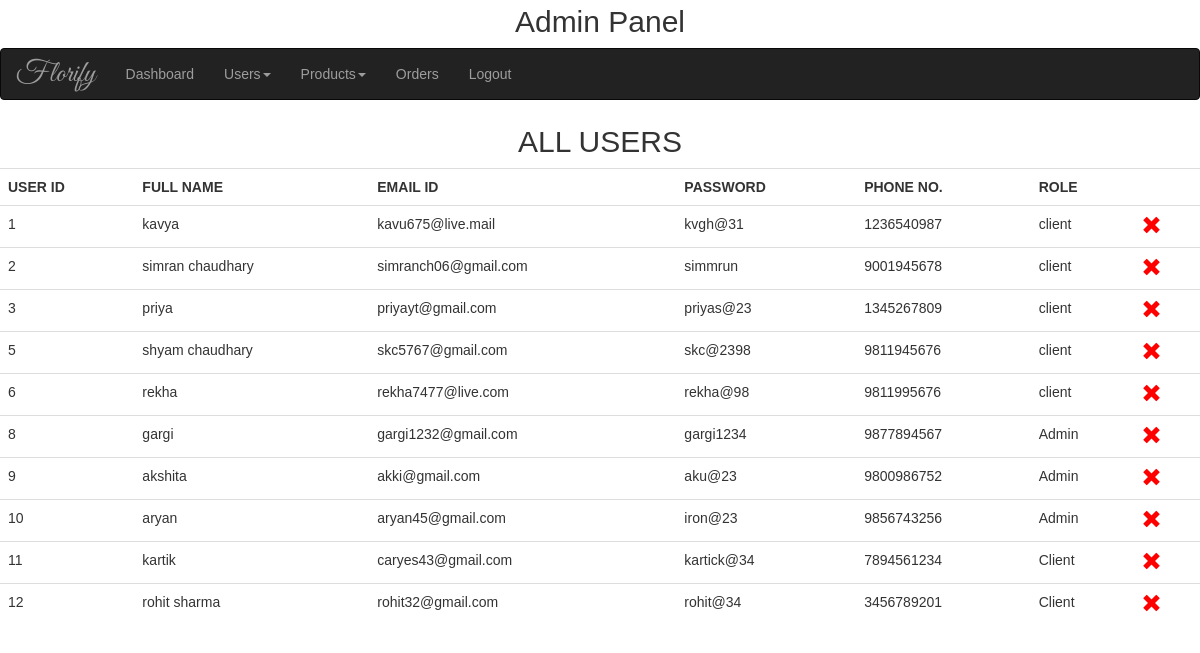
/admin/viewuser.php, run on the app's committed database.
### tables this page shows
CREATE TABLE `users` (
  `user_id` int(11) NOT NULL,
  `name` varchar(40) DEFAULT NULL,
  `emailid` varchar(40) DEFAULT NULL,
  `password` varchar(30) DEFAULT NULL,
  `phoneno` bigint(20) DEFAULT NULL,
  `role` varchar(20) DEFAULT NULL
);

### admin/viewuser.php (the view, shortened to what this page needs)
<!DOCTYPE html>
<html lang="en">
<head>
  <link
    rel="stylesheet"
    href="https://cdn.jsdelivr.net/npm/bootstrap@3.4.1/dist/css/bootstrap.min.css"
 />
  <link rel="stylesheet" href="../assets/css/dashboard.css" />
</head>
<body>
  <?php include_once 'includes/navbar-admin.php' ?>
  <div class="container-fluid">
    <h2 class="head text-center">ALL USERS</h2>
  </div>
  <?php
  $conn = @mysqli_connect(HOSTNAME, USERNAME, PASSWORD, DBNAME);
  $qry = 'select * from users';
  $resultset = mysqli_query($conn, $qry);
  if (mysqli_num_rows($resultset) > 0) {
    echo "<table class='table'>";
    echo "<tr>";
    echo "<th>USER ID</th>";
    echo "<th>FULL NAME</th>";
    echo "<th>EMAIL ID</th>";
    echo "<th>PASSWORD</th>";
    echo "<th>PHONE NO.</th>";
    echo "<th>ROLE</th>";
    echo "<th></th>";
    echo "</tr>";
    while ($row = mysqli_fetch_array($resultset)) {
      echo "<tr>";
      echo "<td>$row[0]</td>";
      echo "<td>$row[1]</td>";
      echo "<td>$row[2]</td>";
      echo "<td>$row[3]</td>";
      echo "<td>$row[4]</td>";
      echo "<td>$row[5]</td>";
      echo "<td>
              <a href='./deleteuser.php?id=$row[0]'
                onclick='return confirm(\"Are you sure you want to delete this user?\")'
                class='glyphicon glyphicon-remove'
                style='color: red; font-size:20px;'>
              </a>
            </td>";
      echo "</tr>";
    }
    echo "</table>";
  } else {
    echo "<h1 style='color: red;' class='text-center'>NO RECORD FOUND!</h1>";
  }
  ?>
</body>
</html>

### assets/css/dashboard.css (style rules this page uses)
* { font-family: arial; }
.head { margin-top: 5px; }

### data on the page
users: user_id "1", name "kavya", emailid "kavu675@live.mail", password "kvgh@31", phoneno "1236540987", role "client"
users: user_id "2", name "simran chaudhary", emailid "simranch06@gmail.com", password "simmrun", phoneno "9001945678", role "client"
users: user_id "3", name "priya", emailid "priyayt@gmail.com", password "priyas@23", phoneno "1345267809", role "client"
users: user_id "5", name "shyam chaudhary", emailid "skc5767@gmail.com", password "skc@2398", phoneno "9811945676", role "client"
users: user_id "6", name "rekha", emailid "rekha7477@live.com", password "rekha@98", phoneno "9811995676", role "client"
users: user_id "8", name "gargi", emailid "gargi1232@gmail.com", password "gargi1234", phoneno "9877894567", role "Admin"
users: user_id "9", name "akshita", emailid "akki@gmail.com", password "aku@23", phoneno "9800986752", role "Admin"
users: user_id "10", name "aryan", emailid "aryan45@gmail.com", password "iron@23", phoneno "9856743256", role "Admin"
users: user_id "11", name "kartik", emailid "caryes43@gmail.com", password "kartick@34", phoneno "7894561234", role "Client"
users: user_id "12", name "rohit sharma", emailid "rohit32@gmail.com", password "rohit@34", phoneno "3456789201", role "Client"
